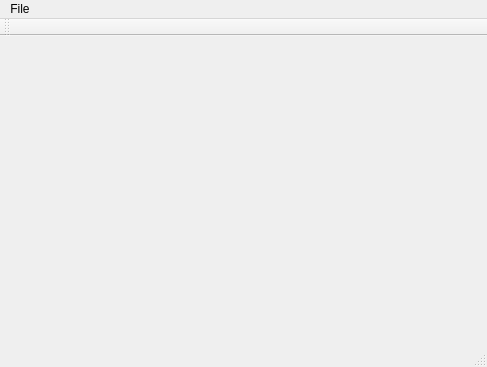
<?xml version="1.0" encoding="UTF-8"?>
<ui version="4.0">
 <class>MainWindow</class>
 <widget class="QMainWindow" name="MainWindow">
  <property name="geometry">
   <rect>
    <x>0</x>
    <y>0</y>
    <width>487</width>
    <height>367</height>
   </rect>
  </property>
  <property name="windowTitle">
   <string>MainWindow</string>
  </property>
  <property name="dockNestingEnabled">
   <bool>true</bool>
  </property>
  <widget class="QWidget" name="centralWidget"/>
  <widget class="QMenuBar" name="menuBar">
   <property name="geometry">
    <rect>
     <x>0</x>
     <y>0</y>
     <width>487</width>
     <height>21</height>
    </rect>
   </property>
   <widget class="QMenu" name="menuFile">
    <property name="title">
     <string>File</string>
    </property>
    <addaction name="actionNew"/>
    <addaction name="actionOpen"/>
    <addaction name="actionSave"/>
   </widget>
   <addaction name="menuFile"/>
  </widget>
  <widget class="QToolBar" name="mainToolBar">
   <attribute name="toolBarArea">
    <enum>TopToolBarArea</enum>
   </attribute>
   <attribute name="toolBarBreak">
    <bool>false</bool>
   </attribute>
  </widget>
  <widget class="QStatusBar" name="statusBar"/>
  <action name="actionNew">
   <property name="text">
    <string>New</string>
   </property>
  </action>
  <action name="actionOpen">
   <property name="text">
    <string>Open</string>
   </property>
  </action>
  <action name="actionSave">
   <property name="text">
    <string>Save</string>
   </property>
  </action>
 </widget>
 <layoutdefault spacing="6" margin="11"/>
 <resources/>
 <connections/>
</ui>
